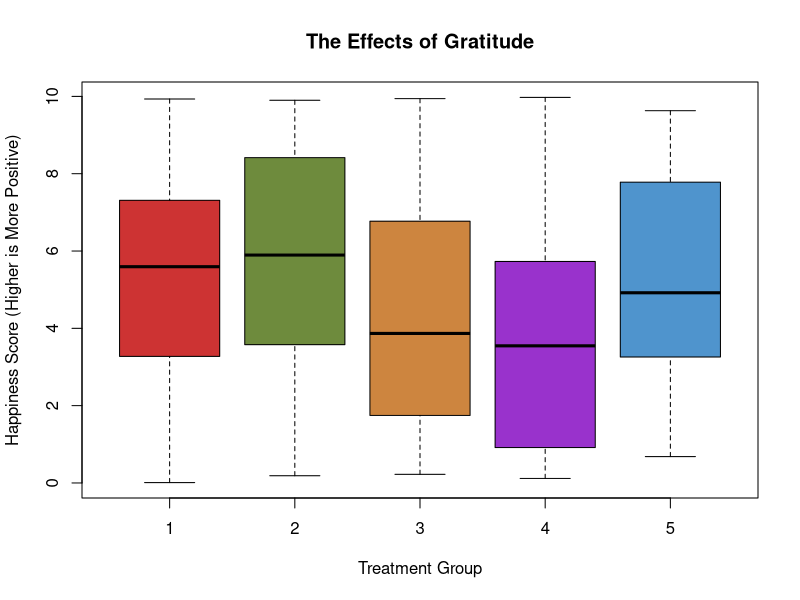

Generate this figure with R:
## ---- chunk 1
knitr::opts_chunk$set(echo = TRUE)
## ---- chunk 2
group <- sample(1:5,200, replace=TRUE)
value <- runif(200,0,10)
mydat <- data.frame(group, value)
boxplot(mydat$value ~ mydat$group,
        col=c("brown3","darkolivegreen4","tan3","darkorchid", "steelblue3"),
        main="The Effects of Gratitude",
        xlab="Treatment Group",
        ylab="Happiness Score (Higher is More Positive)")
